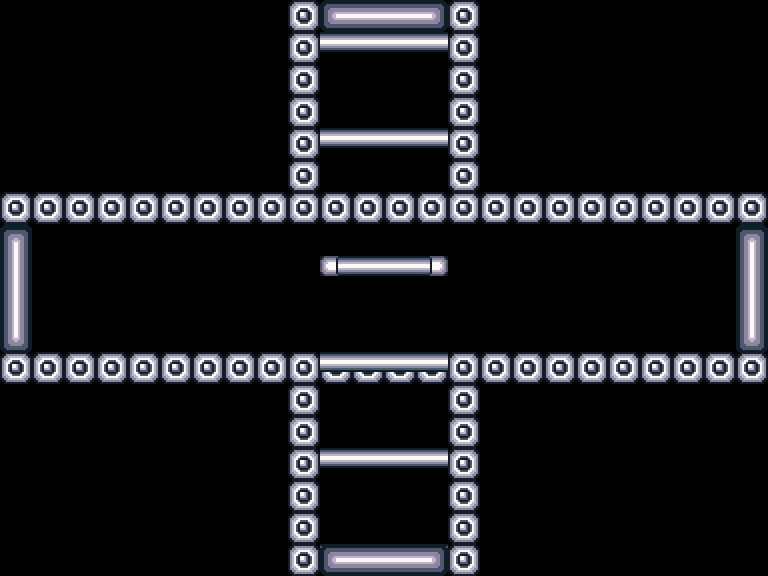

This is a level from a 2D game, rendered from its Tiled map with the project's own tilesets. A one-line summary and the complete map file follow:
An orthogonal 24x18 tile map with 32x32 px tiles, 6 tile layers (blocks, platforms, upDoor, rightDoor, ...) and 5 objects (playerSpawnUp, playerSpawn, playerSpawnLeft, playerSpawnDown, playerSpawnRight).

<map version="1.5" tiledversion="1.6.0" orientation="orthogonal" renderorder="right-down" width="24" height="18" tilewidth="32" tileheight="32" infinite="0" nextlayerid="8" nextobjectid="6">
 <editorsettings>
  <export format="json" />
 </editorsettings>
 <tileset firstgid="1" name="commonTileset" tilewidth="32" tileheight="32" tilecount="225" columns="15">
  <image source="commonTileset.png" width="480" height="480" />
  <tile id="0">
   <properties>
    <property name="collides" type="bool" value="true" />
   </properties>
  </tile>
  <tile id="1">
   <properties>
    <property name="collides" type="bool" value="true" />
   </properties>
  </tile>
  <tile id="2">
   <properties>
    <property name="collides" type="bool" value="true" />
   </properties>
  </tile>
  <tile id="3">
   <properties>
    <property name="collides" type="bool" value="true" />
   </properties>
  </tile>
  <tile id="4">
   <properties>
    <property name="collides" type="bool" value="true" />
   </properties>
  </tile>
  <tile id="5">
   <properties>
    <property name="collides" type="bool" value="true" />
   </properties>
  </tile>
  <tile id="6">
   <properties>
    <property name="collides" type="bool" value="true" />
   </properties>
  </tile>
  <tile id="7">
   <properties>
    <property name="collides" type="bool" value="true" />
   </properties>
  </tile>
  <tile id="15">
   <properties>
    <property name="collides" type="bool" value="true" />
   </properties>
  </tile>
  <tile id="16">
   <properties>
    <property name="collides" type="bool" value="true" />
   </properties>
  </tile>
  <tile id="17">
   <properties>
    <property name="collides" type="bool" value="true" />
   </properties>
  </tile>
  <tile id="18">
   <properties>
    <property name="collides" type="bool" value="true" />
   </properties>
  </tile>
  <tile id="19">
   <properties>
    <property name="collides" type="bool" value="true" />
   </properties>
  </tile>
  <tile id="20">
   <properties>
    <property name="collides" type="bool" value="true" />
   </properties>
  </tile>
  <tile id="21">
   <properties>
    <property name="collides" type="bool" value="true" />
   </properties>
  </tile>
  <tile id="22">
   <properties>
    <property name="collides" type="bool" value="true" />
   </properties>
  </tile>
  <tile id="30">
   <properties>
    <property name="collides" type="bool" value="true" />
   </properties>
  </tile>
  <tile id="31">
   <properties>
    <property name="collides" type="bool" value="true" />
   </properties>
  </tile>
  <tile id="32">
   <properties>
    <property name="collides" type="bool" value="true" />
   </properties>
  </tile>
  <tile id="33">
   <properties>
    <property name="collides" type="bool" value="true" />
   </properties>
  </tile>
  <tile id="34">
   <properties>
    <property name="collides" type="bool" value="true" />
   </properties>
  </tile>
  <tile id="35">
   <properties>
    <property name="collides" type="bool" value="true" />
   </properties>
  </tile>
  <tile id="36">
   <properties>
    <property name="collides" type="bool" value="true" />
   </properties>
  </tile>
  <tile id="37">
   <properties>
    <property name="collides" type="bool" value="true" />
   </properties>
  </tile>
  <tile id="45">
   <properties>
    <property name="collides" type="bool" value="true" />
   </properties>
  </tile>
  <tile id="46">
   <properties>
    <property name="collides" type="bool" value="true" />
   </properties>
  </tile>
  <tile id="47">
   <properties>
    <property name="collides" type="bool" value="true" />
   </properties>
  </tile>
  <tile id="48">
   <properties>
    <property name="collides" type="bool" value="true" />
   </properties>
  </tile>
  <tile id="49">
   <properties>
    <property name="collides" type="bool" value="true" />
   </properties>
  </tile>
  <tile id="50">
   <properties>
    <property name="collides" type="bool" value="true" />
   </properties>
  </tile>
  <tile id="51">
   <properties>
    <property name="collides" type="bool" value="true" />
   </properties>
  </tile>
  <tile id="52">
   <properties>
    <property name="collides" type="bool" value="true" />
   </properties>
  </tile>
  <tile id="60">
   <properties>
    <property name="collides" type="bool" value="true" />
   </properties>
  </tile>
  <tile id="61">
   <properties>
    <property name="collides" type="bool" value="true" />
   </properties>
  </tile>
  <tile id="62">
   <properties>
    <property name="collides" type="bool" value="true" />
   </properties>
  </tile>
  <tile id="63">
   <properties>
    <property name="collides" type="bool" value="true" />
   </properties>
  </tile>
  <tile id="64">
   <properties>
    <property name="collides" type="bool" value="true" />
   </properties>
  </tile>
  <tile id="65">
   <properties>
    <property name="collides" type="bool" value="true" />
   </properties>
  </tile>
  <tile id="66">
   <properties>
    <property name="collides" type="bool" value="true" />
   </properties>
  </tile>
  <tile id="67">
   <properties>
    <property name="collides" type="bool" value="true" />
   </properties>
  </tile>
  <tile id="75">
   <properties>
    <property name="collides" type="bool" value="true" />
   </properties>
  </tile>
  <tile id="76">
   <properties>
    <property name="collides" type="bool" value="true" />
   </properties>
  </tile>
  <tile id="77">
   <properties>
    <property name="collides" type="bool" value="true" />
   </properties>
  </tile>
  <tile id="78">
   <properties>
    <property name="collides" type="bool" value="true" />
   </properties>
  </tile>
  <tile id="79">
   <properties>
    <property name="collides" type="bool" value="true" />
   </properties>
  </tile>
  <tile id="80">
   <properties>
    <property name="collides" type="bool" value="true" />
   </properties>
  </tile>
  <tile id="81">
   <properties>
    <property name="collides" type="bool" value="true" />
   </properties>
  </tile>
  <tile id="82">
   <properties>
    <property name="collides" type="bool" value="true" />
   </properties>
  </tile>
  <tile id="90">
   <properties>
    <property name="collides" type="bool" value="true" />
   </properties>
  </tile>
  <tile id="91">
   <properties>
    <property name="collides" type="bool" value="true" />
   </properties>
  </tile>
  <tile id="92">
   <properties>
    <property name="collides" type="bool" value="true" />
   </properties>
  </tile>
  <tile id="93">
   <properties>
    <property name="collides" type="bool" value="true" />
   </properties>
  </tile>
  <tile id="94">
   <properties>
    <property name="collides" type="bool" value="true" />
   </properties>
  </tile>
  <tile id="95">
   <properties>
    <property name="collides" type="bool" value="true" />
   </properties>
  </tile>
  <tile id="96">
   <properties>
    <property name="collides" type="bool" value="true" />
   </properties>
  </tile>
  <tile id="97">
   <properties>
    <property name="collides" type="bool" value="true" />
   </properties>
  </tile>
 </tileset>
 <layer id="1" name="blocks" width="24" height="18">
  <properties>
   <property name="collides" type="bool" value="true" />
  </properties>
  <data encoding="csv">
0,0,0,0,0,0,0,0,0,53,0,0,0,0,53,0,0,0,0,0,0,0,0,0,
0,0,0,0,0,0,0,0,0,53,0,0,0,0,53,0,0,0,0,0,0,0,0,0,
0,0,0,0,0,0,0,0,0,53,0,0,0,0,53,0,0,0,0,0,0,0,0,0,
0,0,0,0,0,0,0,0,0,53,0,0,0,0,53,0,0,0,0,0,0,0,0,0,
0,0,0,0,0,0,0,0,0,53,0,0,0,0,53,0,0,0,0,0,0,0,0,0,
0,0,0,0,0,0,0,0,0,53,0,0,0,0,53,0,0,0,0,0,0,0,0,0,
53,53,53,53,53,53,53,53,53,53,53,53,53,53,53,53,53,53,53,53,53,53,53,53,
0,0,0,0,0,0,0,0,0,0,0,0,0,0,0,0,0,0,0,0,0,0,0,0,
0,0,0,0,0,0,0,0,0,0,0,0,0,0,0,0,0,0,0,0,0,0,0,0,
0,0,0,0,0,0,0,0,0,0,0,0,0,0,0,0,0,0,0,0,0,0,0,0,
0,0,0,0,0,0,0,0,0,0,0,0,0,0,0,0,0,0,0,0,0,0,0,0,
53,53,53,53,53,53,53,53,53,53,53,53,53,53,53,53,53,53,53,53,53,53,53,53,
0,0,0,0,0,0,0,0,0,53,0,0,0,0,53,0,0,0,0,0,0,0,0,0,
0,0,0,0,0,0,0,0,0,53,0,0,0,0,53,0,0,0,0,0,0,0,0,0,
0,0,0,0,0,0,0,0,0,53,0,0,0,0,53,0,0,0,0,0,0,0,0,0,
0,0,0,0,0,0,0,0,0,53,0,0,0,0,53,0,0,0,0,0,0,0,0,0,
0,0,0,0,0,0,0,0,0,53,0,0,0,0,53,0,0,0,0,0,0,0,0,0,
0,0,0,0,0,0,0,0,0,53,0,0,0,0,53,0,0,0,0,0,0,0,0,0
</data>
 </layer>
 <layer id="2" name="platforms" width="24" height="18">
  <properties>
   <property name="collides" type="bool" value="true" />
  </properties>
  <data encoding="csv">
0,0,0,0,0,0,0,0,0,0,0,0,0,0,0,0,0,0,0,0,0,0,0,0,
0,0,0,0,0,0,0,0,0,0,5,5,5,5,0,0,0,0,0,0,0,0,0,0,
0,0,0,0,0,0,0,0,0,0,0,0,0,0,0,0,0,0,0,0,0,0,0,0,
0,0,0,0,0,0,0,0,0,0,0,0,0,0,0,0,0,0,0,0,0,0,0,0,
0,0,0,0,0,0,0,0,0,0,5,5,5,5,0,0,0,0,0,0,0,0,0,0,
0,0,0,0,0,0,0,0,0,0,0,0,0,0,0,0,0,0,0,0,0,0,0,0,
0,0,0,0,0,0,0,0,0,0,0,0,0,0,0,0,0,0,0,0,0,0,0,0,
0,0,0,0,0,0,0,0,0,0,0,0,0,0,0,0,0,0,0,0,0,0,0,0,
0,0,0,0,0,0,0,0,0,0,4,5,5,6,0,0,0,0,0,0,0,0,0,0,
0,0,0,0,0,0,0,0,0,0,0,0,0,0,0,0,0,0,0,0,0,0,0,0,
0,0,0,0,0,0,0,0,0,0,0,0,0,0,0,0,0,0,0,0,0,0,0,0,
0,0,0,0,0,0,0,0,0,0,5,5,5,5,0,0,0,0,0,0,0,0,0,0,
0,0,0,0,0,0,0,0,0,0,0,0,0,0,0,0,0,0,0,0,0,0,0,0,
0,0,0,0,0,0,0,0,0,0,0,0,0,0,0,0,0,0,0,0,0,0,0,0,
0,0,0,0,0,0,0,0,0,0,5,5,5,5,0,0,0,0,0,0,0,0,0,0,
0,0,0,0,0,0,0,0,0,0,0,0,0,0,0,0,0,0,0,0,0,0,0,0,
0,0,0,0,0,0,0,0,0,0,0,0,0,0,0,0,0,0,0,0,0,0,0,0,
0,0,0,0,0,0,0,0,0,0,5,5,5,5,0,0,0,0,0,0,0,0,0,0
</data>
 </layer>
 <layer id="3" name="upDoor" width="24" height="18">
  <properties>
   <property name="collides" type="bool" value="true" />
  </properties>
  <data encoding="csv">
0,0,0,0,0,0,0,0,0,0,50,51,51,52,0,0,0,0,0,0,0,0,0,0,
0,0,0,0,0,0,0,0,0,0,0,0,0,0,0,0,0,0,0,0,0,0,0,0,
0,0,0,0,0,0,0,0,0,0,0,0,0,0,0,0,0,0,0,0,0,0,0,0,
0,0,0,0,0,0,0,0,0,0,0,0,0,0,0,0,0,0,0,0,0,0,0,0,
0,0,0,0,0,0,0,0,0,0,0,0,0,0,0,0,0,0,0,0,0,0,0,0,
0,0,0,0,0,0,0,0,0,0,0,0,0,0,0,0,0,0,0,0,0,0,0,0,
0,0,0,0,0,0,0,0,0,0,0,0,0,0,0,0,0,0,0,0,0,0,0,0,
0,0,0,0,0,0,0,0,0,0,0,0,0,0,0,0,0,0,0,0,0,0,0,0,
0,0,0,0,0,0,0,0,0,0,0,0,0,0,0,0,0,0,0,0,0,0,0,0,
0,0,0,0,0,0,0,0,0,0,0,0,0,0,0,0,0,0,0,0,0,0,0,0,
0,0,0,0,0,0,0,0,0,0,0,0,0,0,0,0,0,0,0,0,0,0,0,0,
0,0,0,0,0,0,0,0,0,0,0,0,0,0,0,0,0,0,0,0,0,0,0,0,
0,0,0,0,0,0,0,0,0,0,0,0,0,0,0,0,0,0,0,0,0,0,0,0,
0,0,0,0,0,0,0,0,0,0,0,0,0,0,0,0,0,0,0,0,0,0,0,0,
0,0,0,0,0,0,0,0,0,0,0,0,0,0,0,0,0,0,0,0,0,0,0,0,
0,0,0,0,0,0,0,0,0,0,0,0,0,0,0,0,0,0,0,0,0,0,0,0,
0,0,0,0,0,0,0,0,0,0,0,0,0,0,0,0,0,0,0,0,0,0,0,0,
0,0,0,0,0,0,0,0,0,0,0,0,0,0,0,0,0,0,0,0,0,0,0,0
</data>
 </layer>
 <layer id="4" name="rightDoor" width="24" height="18">
  <properties>
   <property name="collides" type="bool" value="true" />
  </properties>
  <data encoding="csv">
0,0,0,0,0,0,0,0,0,0,0,0,0,0,0,0,0,0,0,0,0,0,0,0,
0,0,0,0,0,0,0,0,0,0,0,0,0,0,0,0,0,0,0,0,0,0,0,0,
0,0,0,0,0,0,0,0,0,0,0,0,0,0,0,0,0,0,0,0,0,0,0,0,
0,0,0,0,0,0,0,0,0,0,0,0,0,0,0,0,0,0,0,0,0,0,0,0,
0,0,0,0,0,0,0,0,0,0,0,0,0,0,0,0,0,0,0,0,0,0,0,0,
0,0,0,0,0,0,0,0,0,0,0,0,0,0,0,0,0,0,0,0,0,0,0,0,
0,0,0,0,0,0,0,0,0,0,0,0,0,0,0,0,0,0,0,0,0,0,0,0,
0,0,0,0,0,0,0,0,0,0,0,0,0,0,0,0,0,0,0,0,0,0,0,8,
0,0,0,0,0,0,0,0,0,0,0,0,0,0,0,0,0,0,0,0,0,0,0,23,
0,0,0,0,0,0,0,0,0,0,0,0,0,0,0,0,0,0,0,0,0,0,0,23,
0,0,0,0,0,0,0,0,0,0,0,0,0,0,0,0,0,0,0,0,0,0,0,38,
0,0,0,0,0,0,0,0,0,0,0,0,0,0,0,0,0,0,0,0,0,0,0,0,
0,0,0,0,0,0,0,0,0,0,0,0,0,0,0,0,0,0,0,0,0,0,0,0,
0,0,0,0,0,0,0,0,0,0,0,0,0,0,0,0,0,0,0,0,0,0,0,0,
0,0,0,0,0,0,0,0,0,0,0,0,0,0,0,0,0,0,0,0,0,0,0,0,
0,0,0,0,0,0,0,0,0,0,0,0,0,0,0,0,0,0,0,0,0,0,0,0,
0,0,0,0,0,0,0,0,0,0,0,0,0,0,0,0,0,0,0,0,0,0,0,0,
0,0,0,0,0,0,0,0,0,0,0,0,0,0,0,0,0,0,0,0,0,0,0,0
</data>
 </layer>
 <layer id="5" name="downDoor" width="24" height="18">
  <properties>
   <property name="collides" type="bool" value="true" />
  </properties>
  <data encoding="csv">
0,0,0,0,0,0,0,0,0,0,0,0,0,0,0,0,0,0,0,0,0,0,0,0,
0,0,0,0,0,0,0,0,0,0,0,0,0,0,0,0,0,0,0,0,0,0,0,0,
0,0,0,0,0,0,0,0,0,0,0,0,0,0,0,0,0,0,0,0,0,0,0,0,
0,0,0,0,0,0,0,0,0,0,0,0,0,0,0,0,0,0,0,0,0,0,0,0,
0,0,0,0,0,0,0,0,0,0,0,0,0,0,0,0,0,0,0,0,0,0,0,0,
0,0,0,0,0,0,0,0,0,0,0,0,0,0,0,0,0,0,0,0,0,0,0,0,
0,0,0,0,0,0,0,0,0,0,0,0,0,0,0,0,0,0,0,0,0,0,0,0,
0,0,0,0,0,0,0,0,0,0,0,0,0,0,0,0,0,0,0,0,0,0,0,0,
0,0,0,0,0,0,0,0,0,0,0,0,0,0,0,0,0,0,0,0,0,0,0,0,
0,0,0,0,0,0,0,0,0,0,0,0,0,0,0,0,0,0,0,0,0,0,0,0,
0,0,0,0,0,0,0,0,0,0,0,0,0,0,0,0,0,0,0,0,0,0,0,0,
0,0,0,0,0,0,0,0,0,0,0,0,0,0,0,0,0,0,0,0,0,0,0,0,
0,0,0,0,0,0,0,0,0,0,0,0,0,0,0,0,0,0,0,0,0,0,0,0,
0,0,0,0,0,0,0,0,0,0,0,0,0,0,0,0,0,0,0,0,0,0,0,0,
0,0,0,0,0,0,0,0,0,0,0,0,0,0,0,0,0,0,0,0,0,0,0,0,
0,0,0,0,0,0,0,0,0,0,0,0,0,0,0,0,0,0,0,0,0,0,0,0,
0,0,0,0,0,0,0,0,0,0,0,0,0,0,0,0,0,0,0,0,0,0,0,0,
0,0,0,0,0,0,0,0,0,0,50,51,51,52,0,0,0,0,0,0,0,0,0,0
</data>
 </layer>
 <layer id="6" name="leftDoor" width="24" height="18">
  <properties>
   <property name="collides" type="bool" value="true" />
  </properties>
  <data encoding="csv">
0,0,0,0,0,0,0,0,0,0,0,0,0,0,0,0,0,0,0,0,0,0,0,0,
0,0,0,0,0,0,0,0,0,0,0,0,0,0,0,0,0,0,0,0,0,0,0,0,
0,0,0,0,0,0,0,0,0,0,0,0,0,0,0,0,0,0,0,0,0,0,0,0,
0,0,0,0,0,0,0,0,0,0,0,0,0,0,0,0,0,0,0,0,0,0,0,0,
0,0,0,0,0,0,0,0,0,0,0,0,0,0,0,0,0,0,0,0,0,0,0,0,
0,0,0,0,0,0,0,0,0,0,0,0,0,0,0,0,0,0,0,0,0,0,0,0,
0,0,0,0,0,0,0,0,0,0,0,0,0,0,0,0,0,0,0,0,0,0,0,0,
8,0,0,0,0,0,0,0,0,0,0,0,0,0,0,0,0,0,0,0,0,0,0,0,
23,0,0,0,0,0,0,0,0,0,0,0,0,0,0,0,0,0,0,0,0,0,0,0,
23,0,0,0,0,0,0,0,0,0,0,0,0,0,0,0,0,0,0,0,0,0,0,0,
38,0,0,0,0,0,0,0,0,0,0,0,0,0,0,0,0,0,0,0,0,0,0,0,
0,0,0,0,0,0,0,0,0,0,0,0,0,0,0,0,0,0,0,0,0,0,0,0,
0,0,0,0,0,0,0,0,0,0,0,0,0,0,0,0,0,0,0,0,0,0,0,0,
0,0,0,0,0,0,0,0,0,0,0,0,0,0,0,0,0,0,0,0,0,0,0,0,
0,0,0,0,0,0,0,0,0,0,0,0,0,0,0,0,0,0,0,0,0,0,0,0,
0,0,0,0,0,0,0,0,0,0,0,0,0,0,0,0,0,0,0,0,0,0,0,0,
0,0,0,0,0,0,0,0,0,0,0,0,0,0,0,0,0,0,0,0,0,0,0,0,
0,0,0,0,0,0,0,0,0,0,0,0,0,0,0,0,0,0,0,0,0,0,0,0
</data>
 </layer>
 <objectgroup id="7" name="playerSpawns">
  <object id="1" name="playerSpawnUp" x="352" y="0">
   <point />
  </object>
  <object id="2" name="playerSpawn" x="352" y="224">
   <point />
  </object>
  <object id="3" name="playerSpawnLeft" x="0" y="320">
   <point />
  </object>
  <object id="4" name="playerSpawnDown" x="352" y="544">
   <point />
  </object>
  <object id="5" name="playerSpawnRight" x="736" y="320">
   <point />
  </object>
 </objectgroup>
</map>
